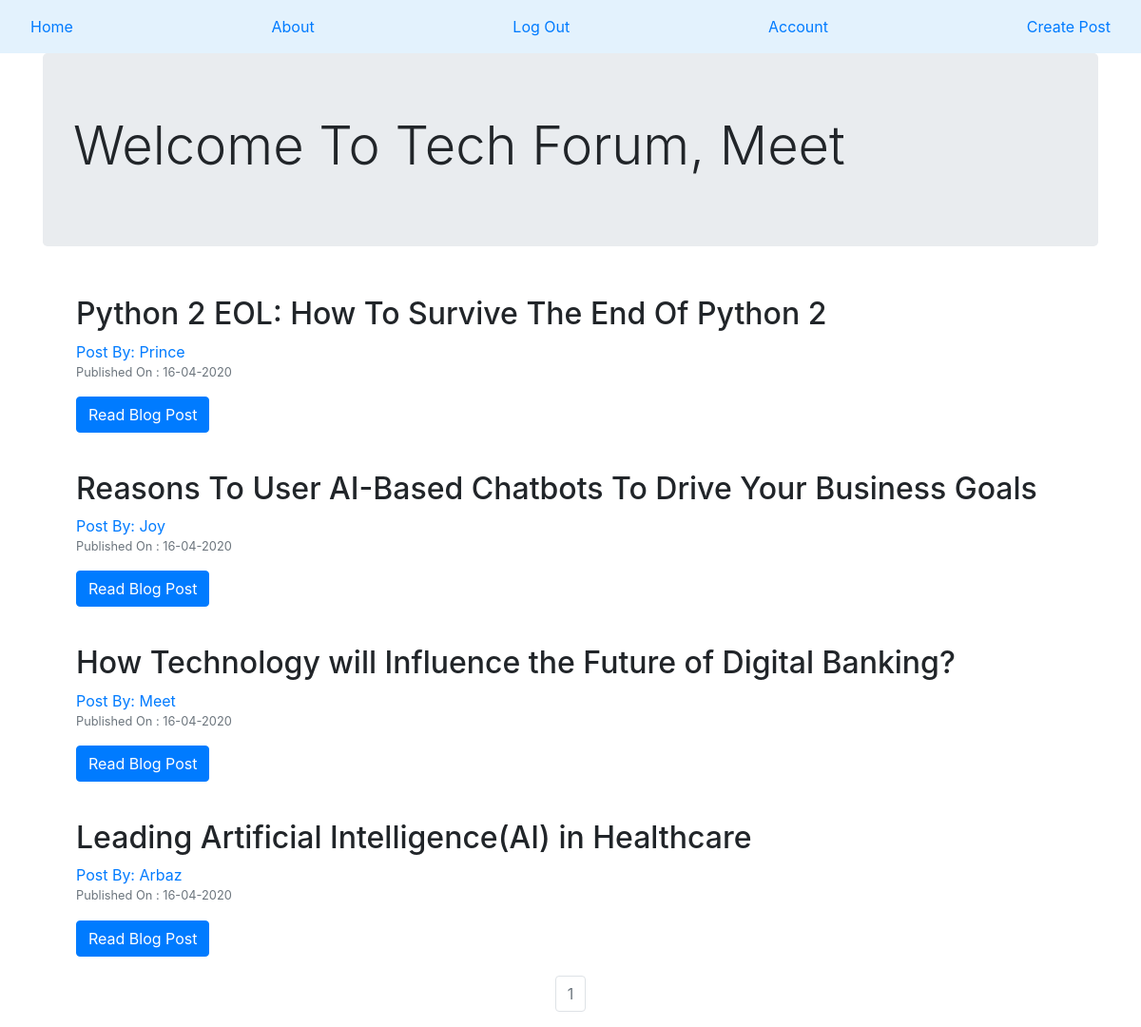
The page / (signed in) on the database its author committed.
### CompanyBlog/models.py (models this page shows, shortened)
class User(db.Model,UserMixin):
    __tablename__ = 'users'
    id = db.Column(db.Integer, primary_key=True)
    profileImage = db.Column(db.String(64), nullable=False, default='defaultProfile.png')
    email = db.Column(db.String(64), unique=True, index=True)
    username = db.Column(db.String(64), unique=True, index=True)
    password_hash = db.Column(db.String(128))
    posts = db.relationship('BlogPost',backref='author',lazy=True)

class BlogPost(db.Model):
    users = db.relationship(User)
    id = db.Column(db.Integer, primary_key=True)
    user_id = db.Column(db.Integer, db.ForeignKey('users.id'), nullable=False)
    date = db.Column(db.DateTime, nullable=False, default=datetime.utcnow)
    title = db.Column(db.String(140), nullable=False)
    text = db.Column(db.Text, nullable=False)

### CompanyBlog/Core/views.py (the view)
@core.route('/')
def index():
    page = request.args.get('page',1,type=int)
    blog_posts = BlogPost.query.order_by(BlogPost.date.desc()).paginate(page=page,per_page=8)
    return render_template('index.html',blog_posts=blog_posts)

### CompanyBlog/models.py (called while the page is built)
@loginManager.user_loader
def load_user(user_id):
    return User.query.get(user_id)

### CompanyBlog/templates/index.html
{% extends 'base.html' %}
{% block content %}
  {% if current_user.is_authenticated %}
    <div class="jumbotron">
      <h1 class="display-4">Welcome To Tech Forum, {{current_user.username}}</h1>
    </div>
  {% else %}
    <div class="jumbotron ">
      <h1 class="display-4">Welcome To Tech Forum</h1>
    </div>
  {% endif %}
  <div class="container">
    {% for post in blog_posts.items %}
      <div class="card-body">
        <h2> <a class=card-title" "href="{{url_for('blog_posts.blog_post',blog_post_id=post.id)}}">{{post.title}} </a> </h2>
        <a href="{{ url_for('users.userPosts', username=post.author.username) }}">Post By: {{post.author.username}}</a>
        <p class="text-muted small">Published On : {{post.date.strftime('%d-%m-%Y')}}</p>
        <a class="btn btn-primary" href="{{url_for('blog_posts.blog_post',blog_post_id=post.id)}}">Read Blog Post</a>
      </div>
    {% endfor %}
  </div>
  <nav aria-label="Page navigation example">
    <ul class="pagination justify-content-center">
      {% for page_num in blog_posts.iter_pages(left_edge=1,right_edge=1,left_current=1,right_current=2) %}
        {% if blog_posts.page == page_num %}
          <li class="page-item disabled">
            <a class="page-link "href="{{url_for('core.index', page=page_num)}}">{{page_num}} </a>
          </li>
        {% else %}
          <li class="page-item">
            <a class="page-link "href="{{url_for('core.index', page=page_num)}}">{{page_num}} </a>
          </li>
        {% endif %}
      {% endfor %}
    </ul>
  </nav>
{% endblock %}

### rows shown on the page
User: username "Meet"
BlogPost: title "Python 2 EOL: How To Survive The End Of Python 2", author.username "Prince", date "16-04-2020"
BlogPost: title "Reasons To User AI-Based Chatbots To Drive Your Business Goals", author.username "Joy", date "16-04-2020"
BlogPost: title "How Technology will Influence the Future of Digital Banking?", author.username "Meet", date "16-04-2020"
BlogPost: title "Leading Artificial Intelligence(AI) in Healthcare", author.username "Arbaz", date "16-04-2020"

### other values the page prints
{{ page_num }} "1"
